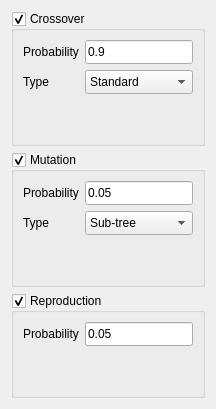
                     <widget class="QWidget" name="pageOperators">
                      <layout class="QGridLayout" name="gridLayout_54">
                       <item row="0" column="0">
                        <layout class="QVBoxLayout" name="verticalLayout_20">
                         <item>
                          <widget class="QGroupBox" name="groupBox_3">
                           <property name="title">
                            <string>Crossover</string>
                           </property>
                           <property name="checkable">
                            <bool>true</bool>
                           </property>
                           <layout class="QGridLayout" name="gridLayout_56">
                            <item row="0" column="0">
                             <layout class="QGridLayout" name="gridLayout_55">
                              <item row="0" column="0">
                               <widget class="QLabel" name="label_77">
                                <property name="text">
                                 <string>Probability</string>
                                </property>
                               </widget>
                              </item>
                              <item row="0" column="1">
                               <widget class="QLineEdit" name="lineEdit_3">
                                <property name="minimumSize">
                                 <size>
                                  <width>0</width>
                                  <height>24</height>
                                 </size>
                                </property>
                                <property name="text">
                                 <string>0.9</string>
                                </property>
                               </widget>
                              </item>
                              <item row="1" column="0">
                               <widget class="QLabel" name="label_80">
                                <property name="text">
                                 <string>Type</string>
                                </property>
                               </widget>
                              </item>
                              <item row="2" column="0">
                               <spacer name="verticalSpacer_7">
                                <property name="orientation">
                                 <enum>Qt::Vertical</enum>
                                </property>
                                <property name="sizeHint" stdset="0">
                                 <size>
                                  <width>20</width>
                                  <height>40</height>
                                 </size>
                                </property>
                               </spacer>
                              </item>
                              <item row="1" column="1">
                               <widget class="QComboBox" name="comboBox_4">
                                <property name="minimumSize">
                                 <size>
                                  <width>0</width>
                                  <height>24</height>
                                 </size>
                                </property>
                                <item>
                                 <property name="text">
                                  <string>Standard</string>
                                 </property>
                                </item>
                                <item>
                                 <property name="text">
                                  <string>One-point</string>
                                 </property>
                                </item>
                               </widget>
                              </item>
                             </layout>
                            </item>
                           </layout>
                          </widget>
                         </item>
                         <item>
                          <widget class="QGroupBox" name="groupBox_4">
                           <property name="title">
                            <string>Mutation</string>
                           </property>
                           <property name="checkable">
                            <bool>true</bool>
                           </property>
                           <layout class="QGridLayout" name="gridLayout_58">
                            <item row="0" column="0">
                             <layout class="QGridLayout" name="gridLayout_57">
                              <item row="0" column="0">
                               <widget class="QLabel" name="label_78">
                                <property name="text">
                                 <string>Probability</string>
                                </property>
                               </widget>
                              </item>
                              <item row="2" column="0">
                               <spacer name="verticalSpacer_6">
                                <property name="orientation">
                                 <enum>Qt::Vertical</enum>
                                </property>
                                <property name="sizeHint" stdset="0">
                                 <size>
                                  <width>20</width>
                                  <height>40</height>
                                 </size>
                                </property>
                               </spacer>
                              </item>
                              <item row="0" column="1">
                               <widget class="QLineEdit" name="lineEdit_4">
                                <property name="minimumSize">
                                 <size>
                                  <width>0</width>
                                  <height>24</height>
                                 </size>
                                </property>
                                <property name="text">
                                 <string>0.05</string>
                                </property>
                               </widget>
                              </item>
                              <item row="1" column="0">
                               <widget class="QLabel" name="label_81">
                                <property name="text">
                                 <string>Type</string>
                                </property>
                               </widget>
                              </item>
                              <item row="1" column="1">
                               <widget class="QComboBox" name="comboBox_5">
                                <property name="minimumSize">
                                 <size>
                                  <width>0</width>
                                  <height>24</height>
                                 </size>
                                </property>
                                <item>
                                 <property name="text">
                                  <string>Sub-tree</string>
                                 </property>
                                </item>
                                <item>
                                 <property name="text">
                                  <string>One-point</string>
                                 </property>
                                </item>
                               </widget>
                              </item>
                             </layout>
                            </item>
                           </layout>
                          </widget>
                         </item>
                         <item>
                          <widget class="QGroupBox" name="groupBox_5">
                           <property name="title">
                            <string>Reproduction</string>
                           </property>
                           <property name="checkable">
                            <bool>true</bool>
                           </property>
                           <layout class="QGridLayout" name="gridLayout_60">
                            <item row="0" column="0">
                             <layout class="QGridLayout" name="gridLayout_59">
                              <item row="0" column="1">
                               <widget class="QLineEdit" name="lineEdit_5">
                                <property name="minimumSize">
                                 <size>
                                  <width>0</width>
                                  <height>24</height>
                                 </size>
                                </property>
                                <property name="text">
                                 <string>0.05</string>
                                </property>
                               </widget>
                              </item>
                              <item row="0" column="0">
                               <widget class="QLabel" name="label_79">
                                <property name="text">
                                 <string>Probability</string>
                                </property>
                               </widget>
                              </item>
                              <item row="1" column="0">
                               <spacer name="verticalSpacer_5">
                                <property name="orientation">
                                 <enum>Qt::Vertical</enum>
                                </property>
                                <property name="sizeHint" stdset="0">
                                 <size>
                                  <width>20</width>
                                  <height>40</height>
                                 </size>
                                </property>
                               </spacer>
                              </item>
                             </layout>
                            </item>
                           </layout>
                          </widget>
                         </item>
                        </layout>
                       </item>
                      </layout>
                     </widget>
